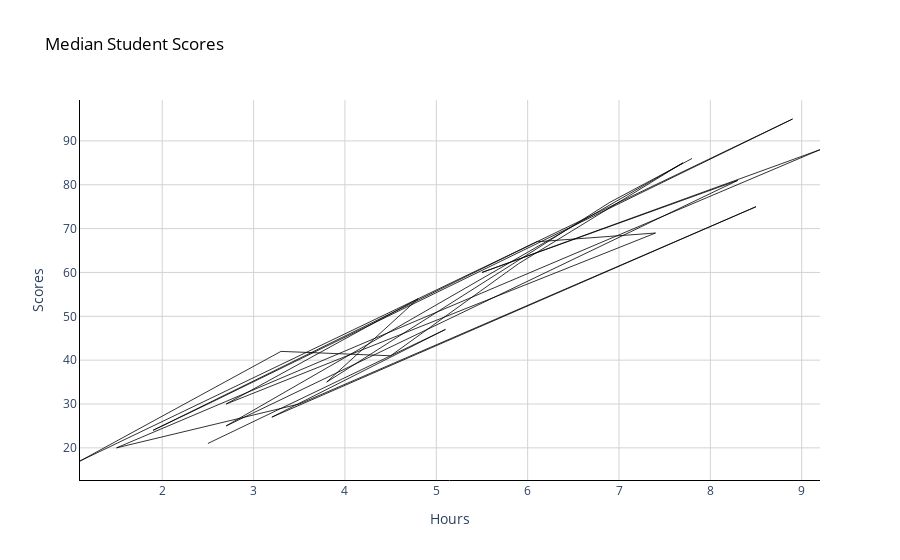

Notebook code for this chart:
### Code cell
plot_timeseries(spreadsheet.Hours, spreadsheet.Scores)

### Figure 1 — Plotly figure (JSON) as saved in the notebook; plotly's stock layout.template omitted (floating-point values rounded to 4 significant figures)
{"data": [{"line": {"color": "black", "width": 1}, "mode": "lines", "name": "Median Temperature", "opacity": 0.8, "type": "scatter", "x": [2.5, 5.1, 3.2, 8.5, 3.5, 1.5, 9.2, 5.5, 8.3, 2.7, 7.7, 5.9, 4.5, 3.3, 1.1, 8.9, 2.5, 1.9, 6.1, 7.4, 2.7, 4.8, 3.8, 6.9, 7.8], "y": [21, 47, 27, 75, 30, 20, 88, 60, 81, 25, 85, 62, 41, 42, 17, 95, 30, 24, 67, 69, 30, 54, 35, 76, 86]}], "layout": {"autosize": true, "plot_bgcolor": "white", "title": {"font": {"color": "black"}, "text": "Median Student Scores"}, "xaxis": {"autorange": true, "gridcolor": "lightgrey", "gridwidth": 1, "linecolor": "black", "linewidth": 1, "range": [1.1, 9.2], "showgrid": true, "showline": true, "title": {"text": "Hours"}, "type": "linear", "zeroline": true, "zerolinecolor": "lightgrey", "zerolinewidth": 1}, "yaxis": {"autorange": true, "gridcolor": "lightgrey", "gridwidth": 1, "linecolor": "black", "linewidth": 1, "range": [12.67, 99.33], "showgrid": true, "showline": true, "title": {"text": "Scores"}, "type": "linear", "zeroline": true, "zerolinecolor": "lightgrey", "zerolinewidth": 1}}}
